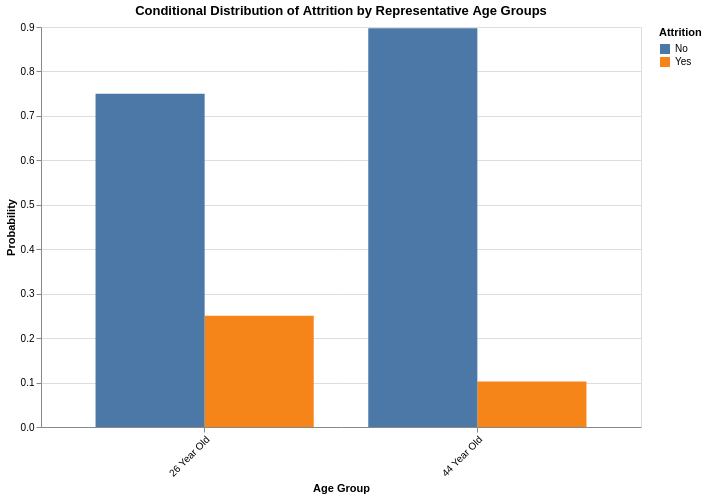

Write notebook code for a chart like this one.
### Code cell
## ************************ ##

conditional_age_df = pd.DataFrame({
    'Age Group': ['26 Year Old' , '26 Year Old',  '44 Year Old' , '44 Year Old'],
    'Attrition': ['Yes',  'No' , 'Yes',  'No'],
    'Probability': [prob_younger, 1 - prob_younger,  prob_older, 1 - prob_older]
})

# Side-by-side bar chart
alt.Chart(conditional_age_df).mark_bar().encode(
    x=alt.X('Age Group:N', title='Age Group', axis=alt.Axis(labelAngle=315)),
    y=alt.Y('Probability:Q', title='Probability'),
    color=alt.Color('Attrition:N', title='Attrition'),
    xOffset='Attrition:N'
).properties(
    width=600,
    height=400,
    title='Conditional Distribution of Attrition by Representative Age Groups'
)

## ************************ ##

### Figure 1 — Vega-Lite specification as saved in the notebook (floating-point values rounded to 4 significant figures)
{"config": {"view": {"continuousWidth": 300, "continuousHeight": 300}}, "data": {"name": "data-9a661f113f549cb14c3c4ac0eaeb33ea"}, "mark": {"type": "bar"}, "encoding": {"color": {"field": "Attrition", "title": "Attrition", "type": "nominal"}, "x": {"axis": {"labelAngle": 315}, "field": "Age Group", "title": "Age Group", "type": "nominal"}, "xOffset": {"field": "Attrition", "type": "nominal"}, "y": {"field": "Probability", "title": "Probability", "type": "quantitative"}}, "height": 400, "title": "Conditional Distribution of Attrition by Representative Age Groups", "width": 600, "$schema": "https://vega.github.io/schema/vega-lite/v5.20.1.json", "datasets": {"data-9a661f113f549cb14c3c4ac0eaeb33ea": [{"Age Group": "26 Year Old", "Attrition": "Yes", "Probability": 0.2503}, {"Age Group": "26 Year Old", "Attrition": "No", "Probability": 0.7497}, {"Age Group": "44 Year Old", "Attrition": "Yes", "Probability": 0.1026}, {"Age Group": "44 Year Old", "Attrition": "No", "Probability": 0.8974}]}}
